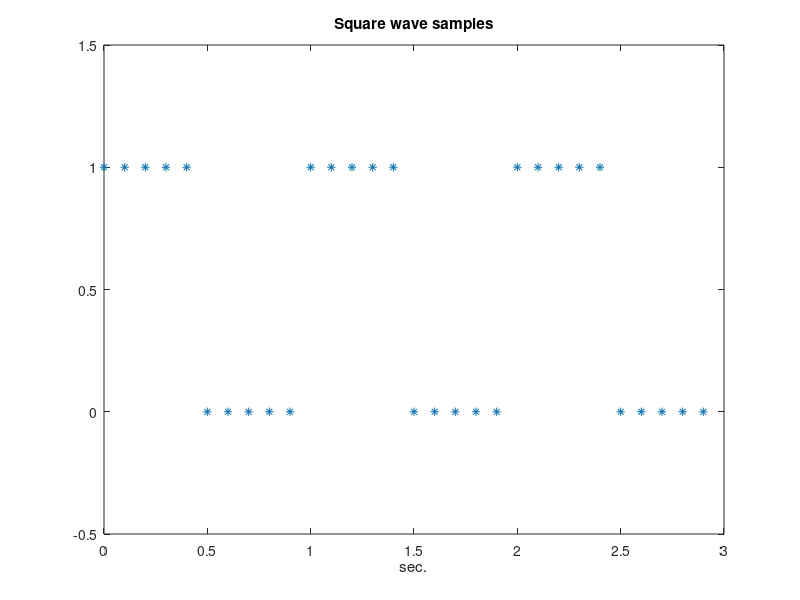

Reproduce this figure in MATLAB.
% Square Wave
A = [1,1,1,1,1,0,0,0,0,0,1,1,1,1,1,0,0,0,0,0,1,1,1,1,1,0,0,0,0,0];
fs = 10;            % Sampling frequency in Hz
tiv = 1/fs;         % Time interval between samples
t = 0:tiv:(3-tiv);  % Time interval set (30 values)

plot(t, A, '*');    % Plots figure
axis([0 3 -0.5 1.5]);
xlabel('sec.');
title('Square wave samples');
